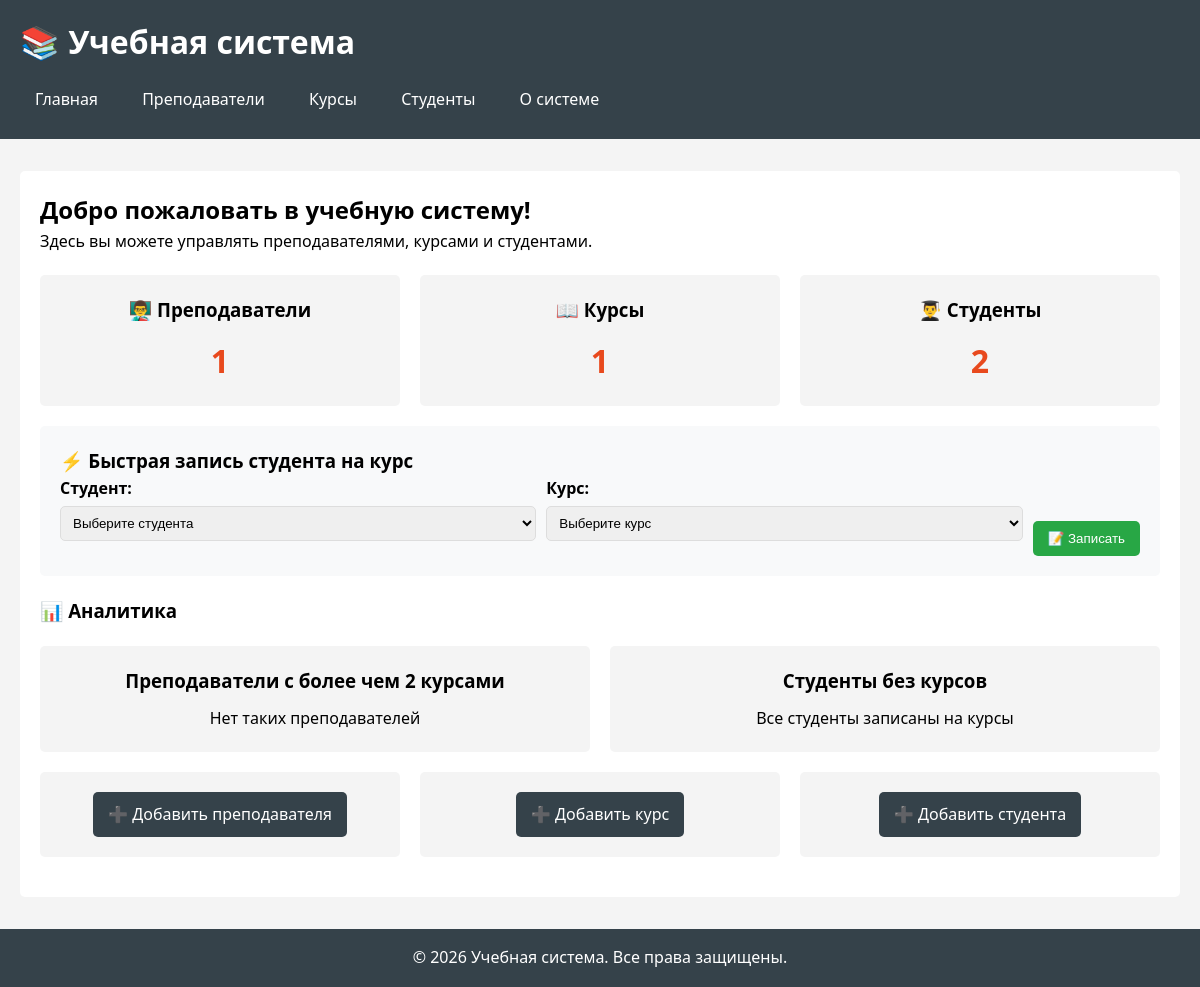
Before: / with the older database file.
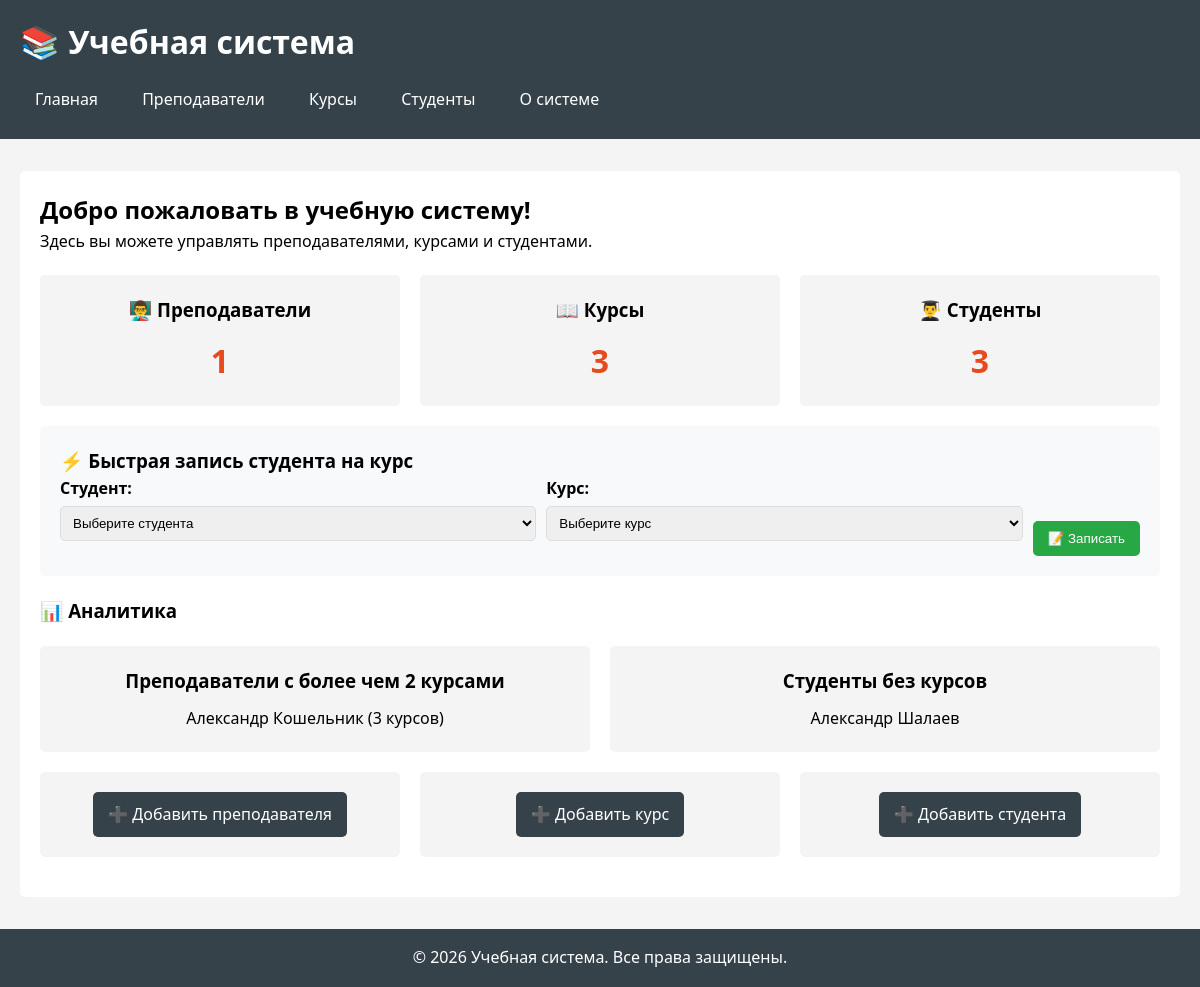
After: the same page with the newer database file.
### schedule/models.py (models this page shows, shortened)
class Teacher(models.Model):
    first_name = models.CharField(max_length=100, verbose_name="Имя")
    last_name = models.CharField(max_length=100, verbose_name="Фамилия")
    email = models.EmailField(unique=True, verbose_name="Email")
    phone = models.CharField(max_length=20, blank=True, null=True,
                             verbose_name="Телефон")
    hire_date = models.DateField(verbose_name="Дата найма")
    is_active = models.BooleanField(default=True, verbose_name="Активен")
    created_at = models.DateTimeField(auto_now_add=True)
    updated_at = models.DateTimeField(auto_now=True)
    class Meta:
        verbose_name = "Преподаватель"
        verbose_name_plural = "Преподаватели"
        ordering = ['last_name', 'first_name']

class Student(models.Model):
    first_name = models.CharField(max_length=100, verbose_name="Имя")
    last_name = models.CharField(max_length=100, verbose_name="Фамилия")
    email = models.EmailField(unique=True, verbose_name="Email")
    phone = models.CharField(max_length=20, blank=True, verbose_name="Телефон")
    date_of_birth = models.DateField(null=True, blank=True,
                                     verbose_name="Дата рождения")
    is_active = models.BooleanField(default=True, verbose_name="Активен")
    courses = models.ManyToManyField(
        Course,
        related_name='students',
        blank=True,
        verbose_name="Курсы"
    )
    registration_date = models.DateTimeField(auto_now_add=True)
    class Meta:
        verbose_name = "Студент"
        verbose_name_plural = "Студенты"
        ordering = ['last_name', 'first_name']

### schedule/views.py (the view)
# urls.py: path('', views.index, name='index'),
def index(request):
    teachers_count = Teacher.objects.count()
    courses_count = Course.objects.count()
    students_count = Student.objects.count()
    teachers_with_more_than_2_courses = Teacher.objects.annotate(
        course_count=Count('courses')
    ).filter(course_count__gt=2)
    students_without_courses = Student.objects.filter(courses__isnull=True)
    all_students = Student.objects.all()
    all_courses = Course.objects.all()
    context = {
        'teachers_count': teachers_count,
        'courses_count': courses_count,
        'students_count': students_count,
        'teachers_with_more_than_2_courses': teachers_with_more_than_2_courses,
        'students_without_courses': students_without_courses,
        'all_students': all_students,
        'all_courses': all_courses,
    }
    return render(request, 'schedule/index.html', context)

### schedule/templates/schedule/index.html (shortened to what this page needs)
{% extends 'schedule/base.html' %}
{% block content %}
<h2>Добро пожаловать в учебную систему!</h2>
<p>Здесь вы можете управлять преподавателями, курсами и студентами.</p>
<div class="stats">
    <div class="stat-card">
        <h3>👨‍🏫 Преподаватели</h3>
        <div class="stat-number">{{ teachers_count }}</div>
    </div>
    <div class="stat-card">
        <h3>📖 Курсы</h3>
        <div class="stat-number">{{ courses_count }}</div>
    </div>
    <div class="stat-card">
        <h3>👨‍🎓 Студенты</h3>
        <div class="stat-number">{{ students_count }}</div>
    </div>
</div>
<div style="background: #f8f9fa; padding: 20px; border-radius: 5px; margin: 20px 0;">
    <h3>⚡ Быстрая запись студента на курс</h3>
    <form method="post" action="{% url 'schedule:quick_enroll' %}">
        <div style="display: grid; grid-template-columns: 1fr 1fr auto; gap: 10px; align-items: end;">
            <div class="form-group">
                <label for="student_id">Студент:</label>
                <select name="student_id" id="student_id" required>
                    <option value="">Выберите студента</option>
                </select>
            </div>
            <div class="form-group">
                <label for="course_id">Курс:</label>
                <select name="course_id" id="course_id" required>
                    <option value="">Выберите курс</option>
                </select>
            </div>
            <button type="submit" class="btn btn-success">📝 Записать</button>
        </div>
    </form>
</div>
<h3>📊 Аналитика</h3>
<div class="stats">
    <div class="stat-card">
        <h3>Преподаватели с более чем 2 курсами</h3>
        {% for teacher in teachers_with_more_than_2_courses %}
            <p>{{ teacher.first_name }} {{ teacher.last_name }} ({{ teacher.course_count }} курсов)</p>
        {% empty %}
            <p>Нет таких преподавателей</p>
        {% endfor %}
    </div>
    <div class="stat-card">
        <h3>Студенты без курсов</h3>
        {% for student in students_without_courses %}
            <p>{{ student.first_name }} {{ student.last_name }}</p>
        {% empty %}
            <p>Все студенты записаны на курсы</p>
        {% endfor %}
    </div>
</div>
<div class="stats">
    <div class="stat-card">
        <a href="{% url 'schedule:teacher_create' %}" class="btn">➕ Добавить преподавателя</a>
    </div>
    <div class="stat-card">
        <a href="{% url 'schedule:course_create' %}" class="btn">➕ Добавить курс</a>
    </div>
    <div class="stat-card">
        <a href="{% url 'schedule:student_create' %}" class="btn">➕ Добавить студента</a>
    </div>
</div>
{% endblock %}

Changed rows visible on the page:
now on this page (row unchanged): Teacher: first_name "Александр", last_name "Кошельник", course_count "3"
added Student: first_name "Александр", last_name "Шалаев"
Other visible differences:
{{ courses_count }}: "1" → "3"
{{ students_count }}: "2" → "3"
text no longer shown: "Нет таких преподавателей Все студенты записаны на курсы"
